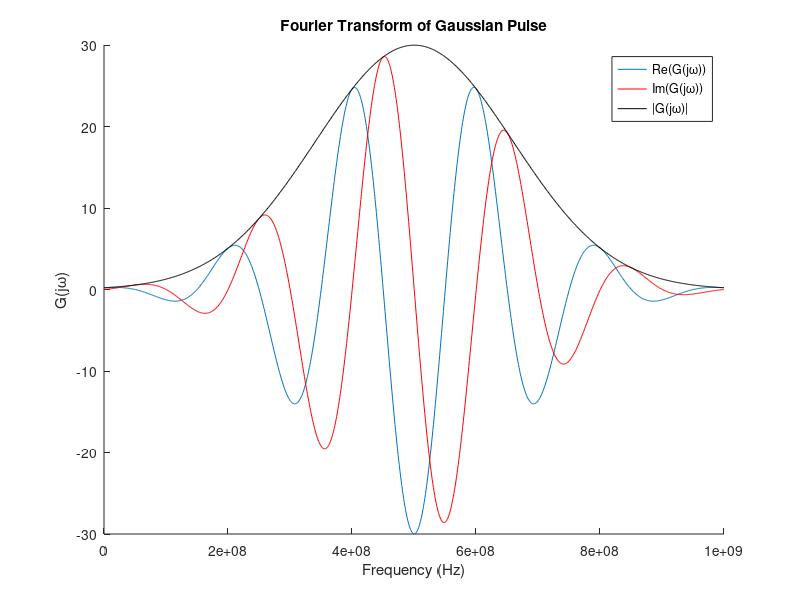

This chart was generated by the following MATLAB code:
clc;clear all;
%hold on;
%%
f=fopen('SourceFFT.txt');
File=1;
l=fgetl(f);
in=1;
Prev=1600*(File-1);
while ischar(l)
    text{in}=l;
    data{in}=sscanf(text{in},'%f %f %f');
    fr(in)=data{in}(1);
    FFT(in)=data{in}(2)+1i*data{in}(3);
    
    l=fgetl(f);
    in=in+1;
end
figure
hold on;
plot(fr*(3e10),real(FFT))
plot(fr*(3e10),imag(FFT),'r')
plot(fr*(3e10),abs(FFT),'k')
xlabel('Frequency (Hz)')
ylabel('G(j\omega)')
title('Fourier Transform of Gaussian Pulse')
legend('Re(G(j\omega))','Im(G(j\omega))','|G(j\omega)|')